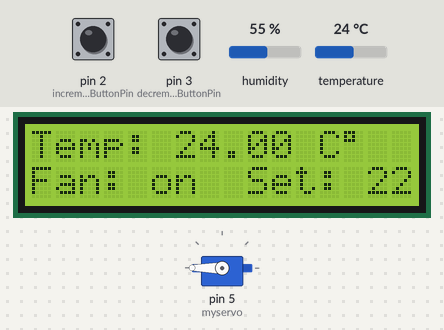
Recording of a sketch running on a simulated Arduino Uno, built with avr-gcc and run on an emulated ATmega328P. Parts: 16×2 character LCD, servo. The inputs (shaded band) are chosen by the test bench; at power-on: pin 2 (incrementButtonPin) HIGH, temperature 24 °C, pin 3 (decrementButtonPin) HIGH, humidity 55 %.

Above: at 1.2 s.
1.3 s: pin 2 (incrementButtonPin) pulled LOW for 1 s
At 2.6 s:
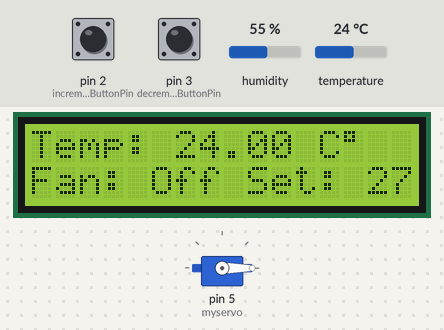
3.8 s: temperature set to 12 °C
At 4.6 s:
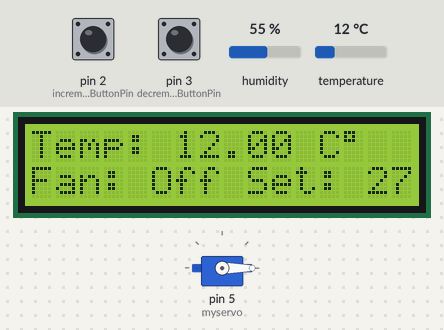
5.8 s: pin 3 (decrementButtonPin) pulled LOW for 3.2 s
At 8.7 s:
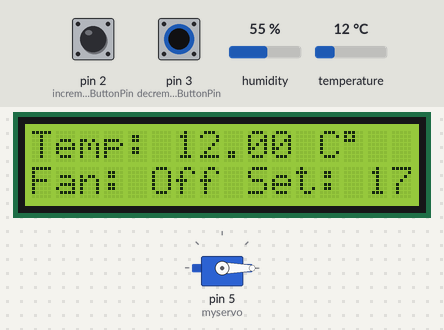
10.5 s: temperature set to 15 °C
At 11.3 s:
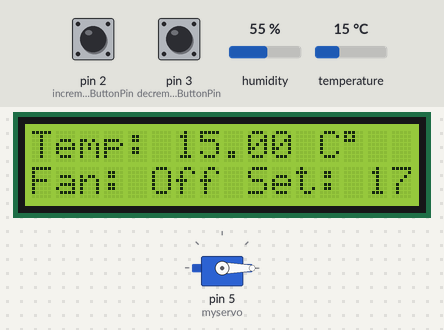
12.2 s: temperature set to 18 °C
At 13.6 s:
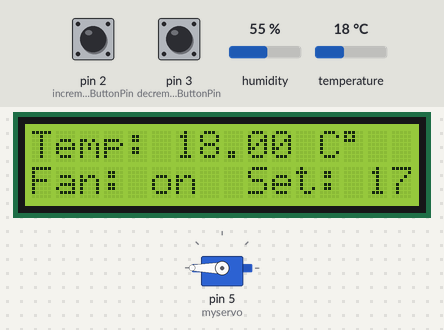
14.3 s: pin 2 (incrementButtonPin) pulled LOW for 0.15 s
At 15.0 s:
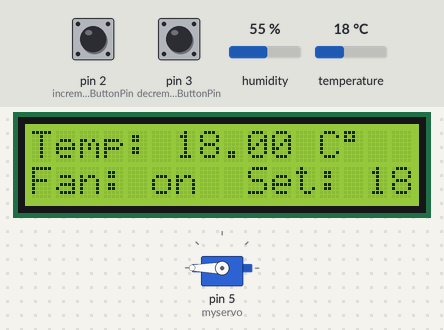
Timing chart, 0 to 17.0 s (numbered marks = the images above; inputs shaded):
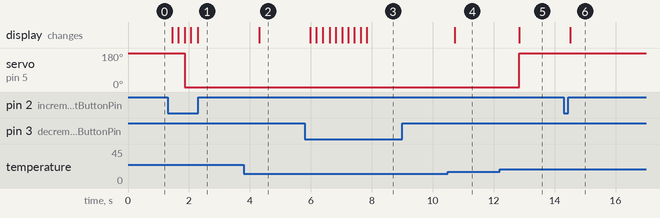

Measured:
- the behaviour switches between 16 and 17 °C on temperature (found by bisection; images 4 and 5)
- after the input at 1.3 s, servo on pin 5 (myservo): 180° → 0° after 0.56 s; the display: first changes after 0.15 s (image 1 shows a later state)
- after the input at 3.8 s, the display: changes after 0.50 s (image 2)
- after the input at 5.8 s, the display: first changes after 0.18 s (image 3 shows a later state)
- after the input at 10.5 s, the display: changes after 0.22 s (image 4)
- after the input at 12.2 s, servo on pin 5 (myservo): 0° → 180° after 0.64 s; the display: changes after 0.64 s (image 5)
- after the input at 14.3 s, the display: changes after 0.21 s (image 6)

The sketch:

fan.ino
```cpp
#include <LiquidCrystal.h>
#include <Servo.h>
#include <DHT.h>

#define DHTPIN 1
#define DHTTYPE DHT11

DHT dht(DHTPIN, DHTTYPE);
LiquidCrystal lcd(7, 8, 9, 10, 11, 12);

Servo myservo;
int pos = 0;
const int incrementButtonPin = 2;  // Change the pin number based on your setup
const int decrementButtonPin = 3;  // Change the pin number based on your setup
int settingNumber = 22;

void setup() {
  lcd.begin(16, 2);
  dht.begin();
  myservo.attach(5);
   pinMode(incrementButtonPin, INPUT_PULLUP);
  pinMode(decrementButtonPin, INPUT_PULLUP);


}

void loop() {
  float temperature = dht.readTemperature();
   int incrementButtonState = digitalRead(incrementButtonPin);
  int decrementButtonState = digitalRead(decrementButtonPin);

lcd.setCursor(0, 0);
  lcd.print("Temp: ");
  lcd.print(temperature);
  lcd.print(" C");
  lcd.write(byte(223));


   if (incrementButtonState == LOW && settingNumber < 30) {
    settingNumber++;
    delay(100);  // debounce delay
  }

  // Check if the decrement button is pressed
  if (decrementButtonState == LOW && settingNumber > 17) {
    settingNumber--;
    delay(100);  // debounce delay
  }

  // Display the setting number on the LCD

  lcd.setCursor(9, 1);
  lcd.print("Set: ");
  lcd.print(settingNumber);


  if (temperature >= settingNumber) {
    myservo.write(180); // 360° position
    lcd.setCursor(0, 1);
  lcd.print("Fan: on ");
  } else if (temperature <= settingNumber-0.5) {
    myservo.write(0); // 0° position
    lcd.setCursor(0, 1);
lcd.print("Fan: Off ");


  }

  delay(100); // Adjust the delay as needed for your application
}
```
